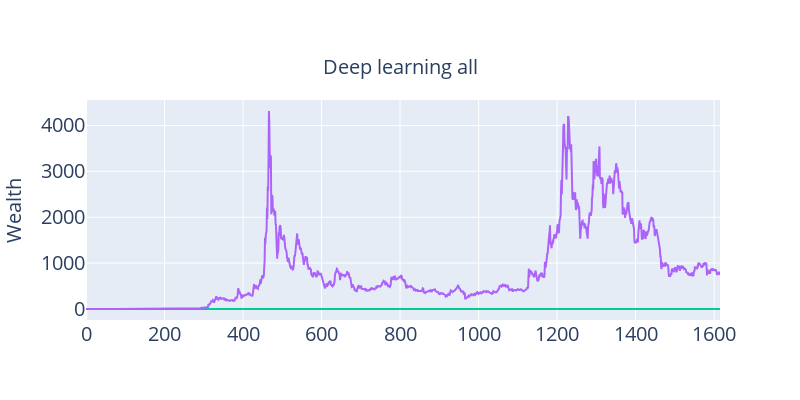

This figure's notebook cell:
### Code cell
fig = go.Figure()

fig.add_trace(go.Scatter(y=wealth_df["Indices equal"], mode = "lines"))
fig.add_trace(go.Scatter(y=wealth_df["S&P100"], mode = "lines"))
fig.add_trace(go.Scatter(y=wealth_df["MaxRetTra"], mode = "lines"))
fig.add_trace(go.Scatter(y=wealth_df["DeepLearningAll"], mode = "lines"))


fig.update_xaxes(tickfont = dict(size=20))

fig.update_yaxes(title_text = "Wealth",
                title_font = dict(size=20),
                tickfont = dict(size=20)
                 )

fig.update_layout(title=dict(text="Deep learning all", x=0.5, y=0.85, font=dict(size=20)),
                  showlegend=False,
                  width=800, height=400,
                  )

fig.show()

### Figure 1 — Plotly figure (JSON) as saved in the notebook; plotly's stock layout.template omitted (floating-point values rounded to 4 significant figures; data arrays with more than 128 entries replaced by an {"elided": "..."} marker saying what was removed)
{"data": [{"mode": "lines", "type": "scatter", "y": {"elided": "1616 float values"}}, {"mode": "lines", "type": "scatter", "y": {"elided": "1616 float values"}}, {"mode": "lines", "type": "scatter", "y": {"elided": "1616 float values"}}, {"mode": "lines", "type": "scatter", "y": {"elided": "1616 float values"}}], "layout": {"height": 400, "showlegend": false, "title": {"font": {"size": 20}, "text": "Deep learning all", "x": 0.5, "y": 0.85}, "width": 800, "xaxis": {"tickfont": {"size": 20}}, "yaxis": {"tickfont": {"size": 20}, "title": {"font": {"size": 20}, "text": "Wealth"}}}}
